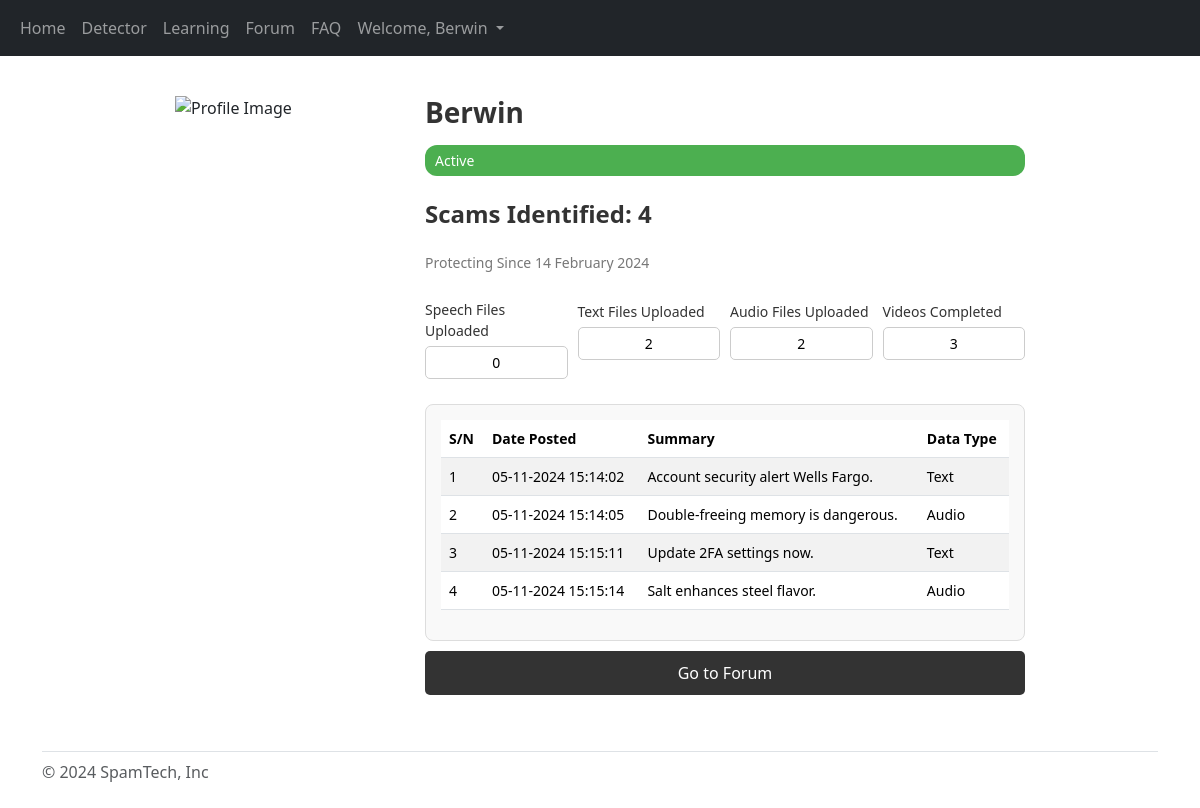
The app's page /profile (signed in), older data.
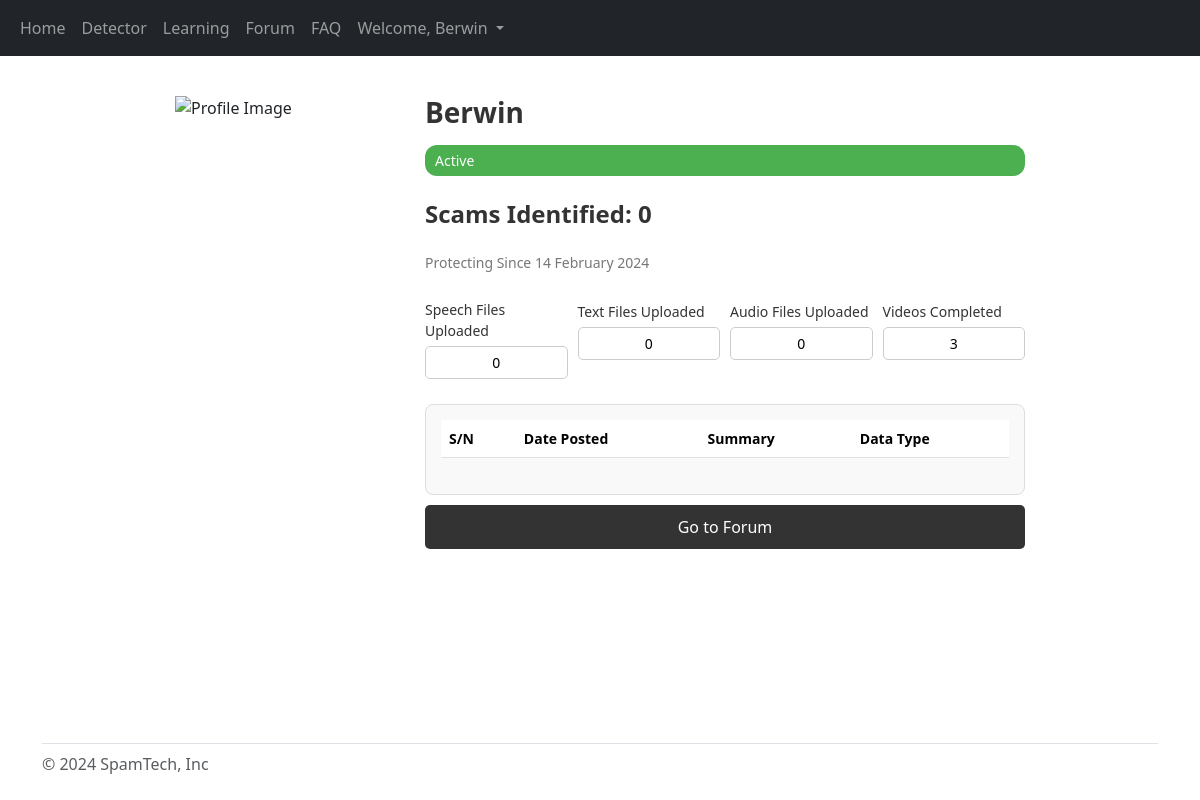
The same page, newer data.
### website/models.py (models this page shows)
class Scams (db.Model):
    id = db.Column(db.Integer, primary_key=True)
    content = db.Column(db.String, nullable=False)
    type = db.Column(db.String, nullable=False)
    summary = db.Column(db.String, nullable=False)
    date = db.Column(db.DateTime, default=datetime.now)
    user_id = db.Column(db.String, db.ForeignKey ('user.id'))

### website/pages/profile.py (the view)
@profile_page.route ('/profile', methods = ['GET'])
@login_required
def profile ():
    user_id = current_user.id
    scams = Scams.query.filter_by (user_id=user_id).count ()
    scam_data = Scams.query.filter_by (user_id=user_id).all ()
    speech_count = Scams.query.filter_by (type="Speech", user_id=user_id).count ()
    text_count = Scams.query.filter_by (type="Text", user_id=user_id).count ()
    audio_count = Scams.query.filter_by (type="Audio", user_id=user_id).count ()
    return render_template ("profile.html",
                            user=current_user,
                            scams=scams,
                            scam_data=scam_data,
                            speech_count=speech_count,
                            text_count=text_count,
                            audio_count=audio_count)

### website/templates/profile.html (shortened to what this page needs)
{% extends "base/base.html" %} {% block title %} Profile {% endblock %} {% block
content%}
<head>
  <link
    rel="stylesheet"
    href="{{url_for ('static', filename='/styles/profile.css')}}"
  />
</head>
<body>
  <div class="profile-container">
    <div class="profile-image">
      <img
        src="{{ url_for('static', filename='images/vidgen_mar.svg') }}"
        alt="Profile Image"
      />
    </div>
    <div class="profile-details">
      <h1 class="profile-name">{{ user.first_name }}</h1>
      <span class="status">Active</span>
      <p class="scams-identified">Scams Identified: {{scams}}</p>
      <p class="join-date">Protecting Since 14 February 2024</p>
      <div class="stats">
        <div class="stat">
          <label>Speech Files Uploaded</label>
          <input type="text" value="{{speech_count}}" readonly />
        </div>
        <div class="stat">
          <label>Text Files Uploaded</label>
          <input type="text" value="{{text_count}}" readonly />
        </div>
        <div class="stat">
          <label>Audio Files Uploaded</label>
          <input type="text" value="{{audio_count}}" readonly />
        </div>
        <div class="stat">
          <label>Videos Completed</label>
          <input type="text" value="3" readonly />
        </div>
      </div>
      <div class="profile-description">
        <div class="table-wrapper">
          <table class="table table-striped">
            <thead>
              <tr>
                <th scope="col">S/N</th>
                <th scope="col">Date Posted</th>
                <th scope="col">Summary</th>
                <th scope="col">Data Type</th>
              </tr>
            </thead>
            <tbody>
              {% for data in scam_data %}
              <tr>
                <td>{{ data.id }}</td>
                <td>{{ data.date.strftime ("%d-%m-%Y %H:%M:%S") }}</td>
                <td><span class="summary">{{ data.summary }}</span></td>
                <td>{{ data.type }}</td>
              </tr>
              {% endfor %}
            </tbody>
          </table>
        </div>
      </div>
      <a id="forum" href="/forum" class="forum-button">Go to Forum</a>
    </div>
  </div>
</body>
{% endblock %}

Row changes from the older to the newer data that the page shows:
removed Scams: id "1", date "05-11-2024 15:14:02", summary "Account security alert Wells Fargo.", type "Text"
removed Scams: id "2", date "05-11-2024 15:14:05", summary "Double-freeing memory is dangerous.", type "Audio"
removed Scams: id "3", date "05-11-2024 15:15:11", summary "Update 2FA settings now.", type "Text"
removed Scams: id "4", date "05-11-2024 15:15:14", summary "Salt enhances steel flavor.", type "Audio"
Text that changed along with them:
{{ scams }}: "4" → "0"
form field text_count: "2" → "0"
form field audio_count: "2" → "0"
